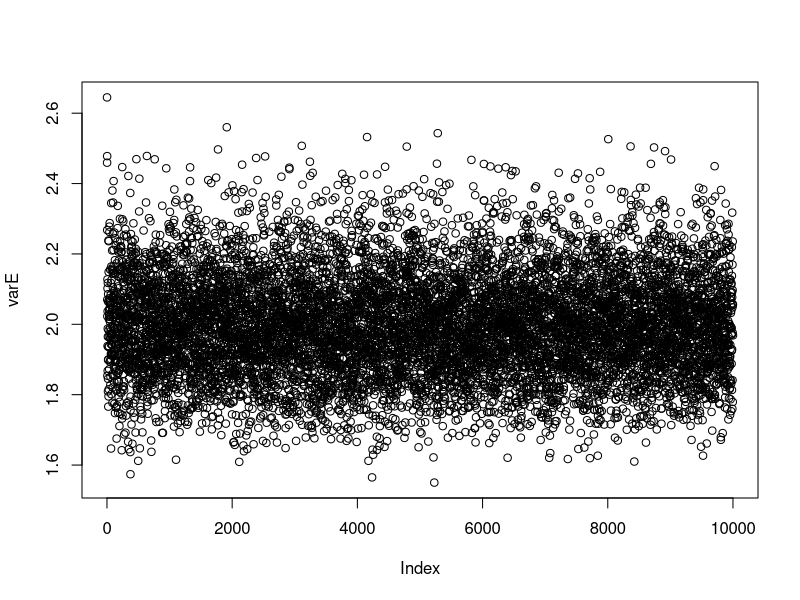

Source code (R):
DATA=read.table('gout.txt',header=F)
colnames(DATA)=c('sex','race','age','serum_urate','gout')

DATA$sex=factor(DATA$sex,levels=c('M','F'))
DATA$race=as.factor(DATA$race) 

dF=ifelse(DATA$sex=='F',1,0) # a dummy variable for female
dW=ifelse(DATA$race=='W',1,0) # a dummy variable for male

# Incidence matrix for intercept and effects of sex, race and age
X=cbind(1,dF,dW,DATA$age) 
head(X)
y=DATA$serum_urate

## Hyper-parameters
varB=1000
b0=0
df0 <- 4
S0 <- var(y) * .8*(df0-2)
n <- nrow(X)

## Number of iterations
nIter=10000

## Objects to store samples
p=ncol(X)
B=matrix(nrow=nIter,ncol=p,0)
varE <- rep(NA, nIter)
SSx=colSums(X^2)

## Initialize
B[1,]=0
B[1,1]=mean(y)
b=B[1,]
varE[1] <- var(y)

for(i in 2:nIter){
    for(j in 1:p){
        C=SSx[j]/varE[i-1]+1/varB
        yStar=y-X[,-j]%*%b[-j]
        rhs=sum(X[,j]*yStar)/varE[i-1]  + b0/varB
        condMean=rhs/C
        condVar=1/C
        b[j]=rnorm(n=1,mean=condMean,sd=sqrt(condVar))
        B[i,j]=b[j]  
    }
    
    eHat <- y - X %*% b
    RSS <- sum(eHat^2)
    
    DF <- n + df0
    S <- RSS + S0
    
    varE[i] <- S / rchisq(df = DF, n = 1)
    
    print(i)
}


plot(varE)
